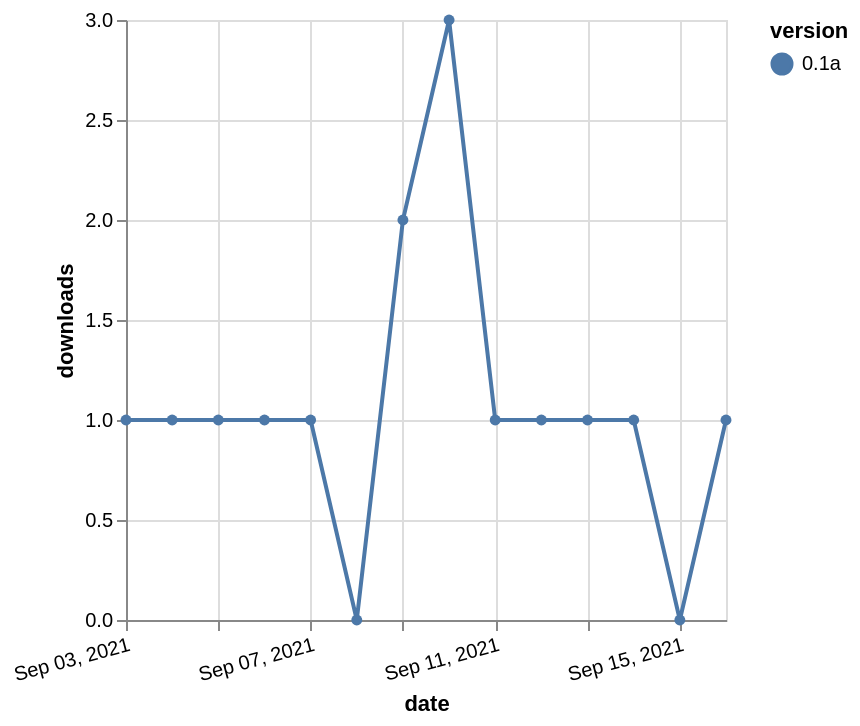

Source (Vega-Lite JSON):
### Vega-Lite specification from a JSON file in a GitHub repository (floating-point values rounded to 4 significant figures)
{"$schema": "https://vega.github.io/schema/vega-lite/v5.json", "description": "A simple bar chart with embedded data.", "data": {"values": [{"date": "2021-09-03", "total": 129, "delta": 1, "version": "0.1a"}, {"date": "2021-09-04", "total": 130, "delta": 1, "version": "0.1a"}, {"date": "2021-09-05", "total": 131, "delta": 1, "version": "0.1a"}, {"date": "2021-09-06", "total": 132, "delta": 1, "version": "0.1a"}, {"date": "2021-09-07", "total": 133, "delta": 1, "version": "0.1a"}, {"date": "2021-09-08", "total": 133, "delta": 0, "version": "0.1a"}, {"date": "2021-09-09", "total": 135, "delta": 2, "version": "0.1a"}, {"date": "2021-09-10", "total": 138, "delta": 3, "version": "0.1a"}, {"date": "2021-09-11", "total": 139, "delta": 1, "version": "0.1a"}, {"date": "2021-09-12", "total": 140, "delta": 1, "version": "0.1a"}, {"date": "2021-09-13", "total": 141, "delta": 1, "version": "0.1a"}, {"date": "2021-09-14", "total": 142, "delta": 1, "version": "0.1a"}, {"date": "2021-09-15", "total": 142, "delta": 0, "version": "0.1a"}, {"date": "2021-09-16", "total": 143, "delta": 1, "version": "0.1a"}]}, "width": "container", "mark": {"type": "line", "point": {"filled": true}}, "encoding": {"x": {"field": "date", "type": "temporal", "timeUnit": "yearmonthdate", "title": "date", "axis": {"labelAngle": -15}}, "y": {"field": "delta", "type": "quantitative", "title": "downloads"}, "color": {"field": "version", "type": "nominal"}, "tooltip": {"field": "delta"}}}
